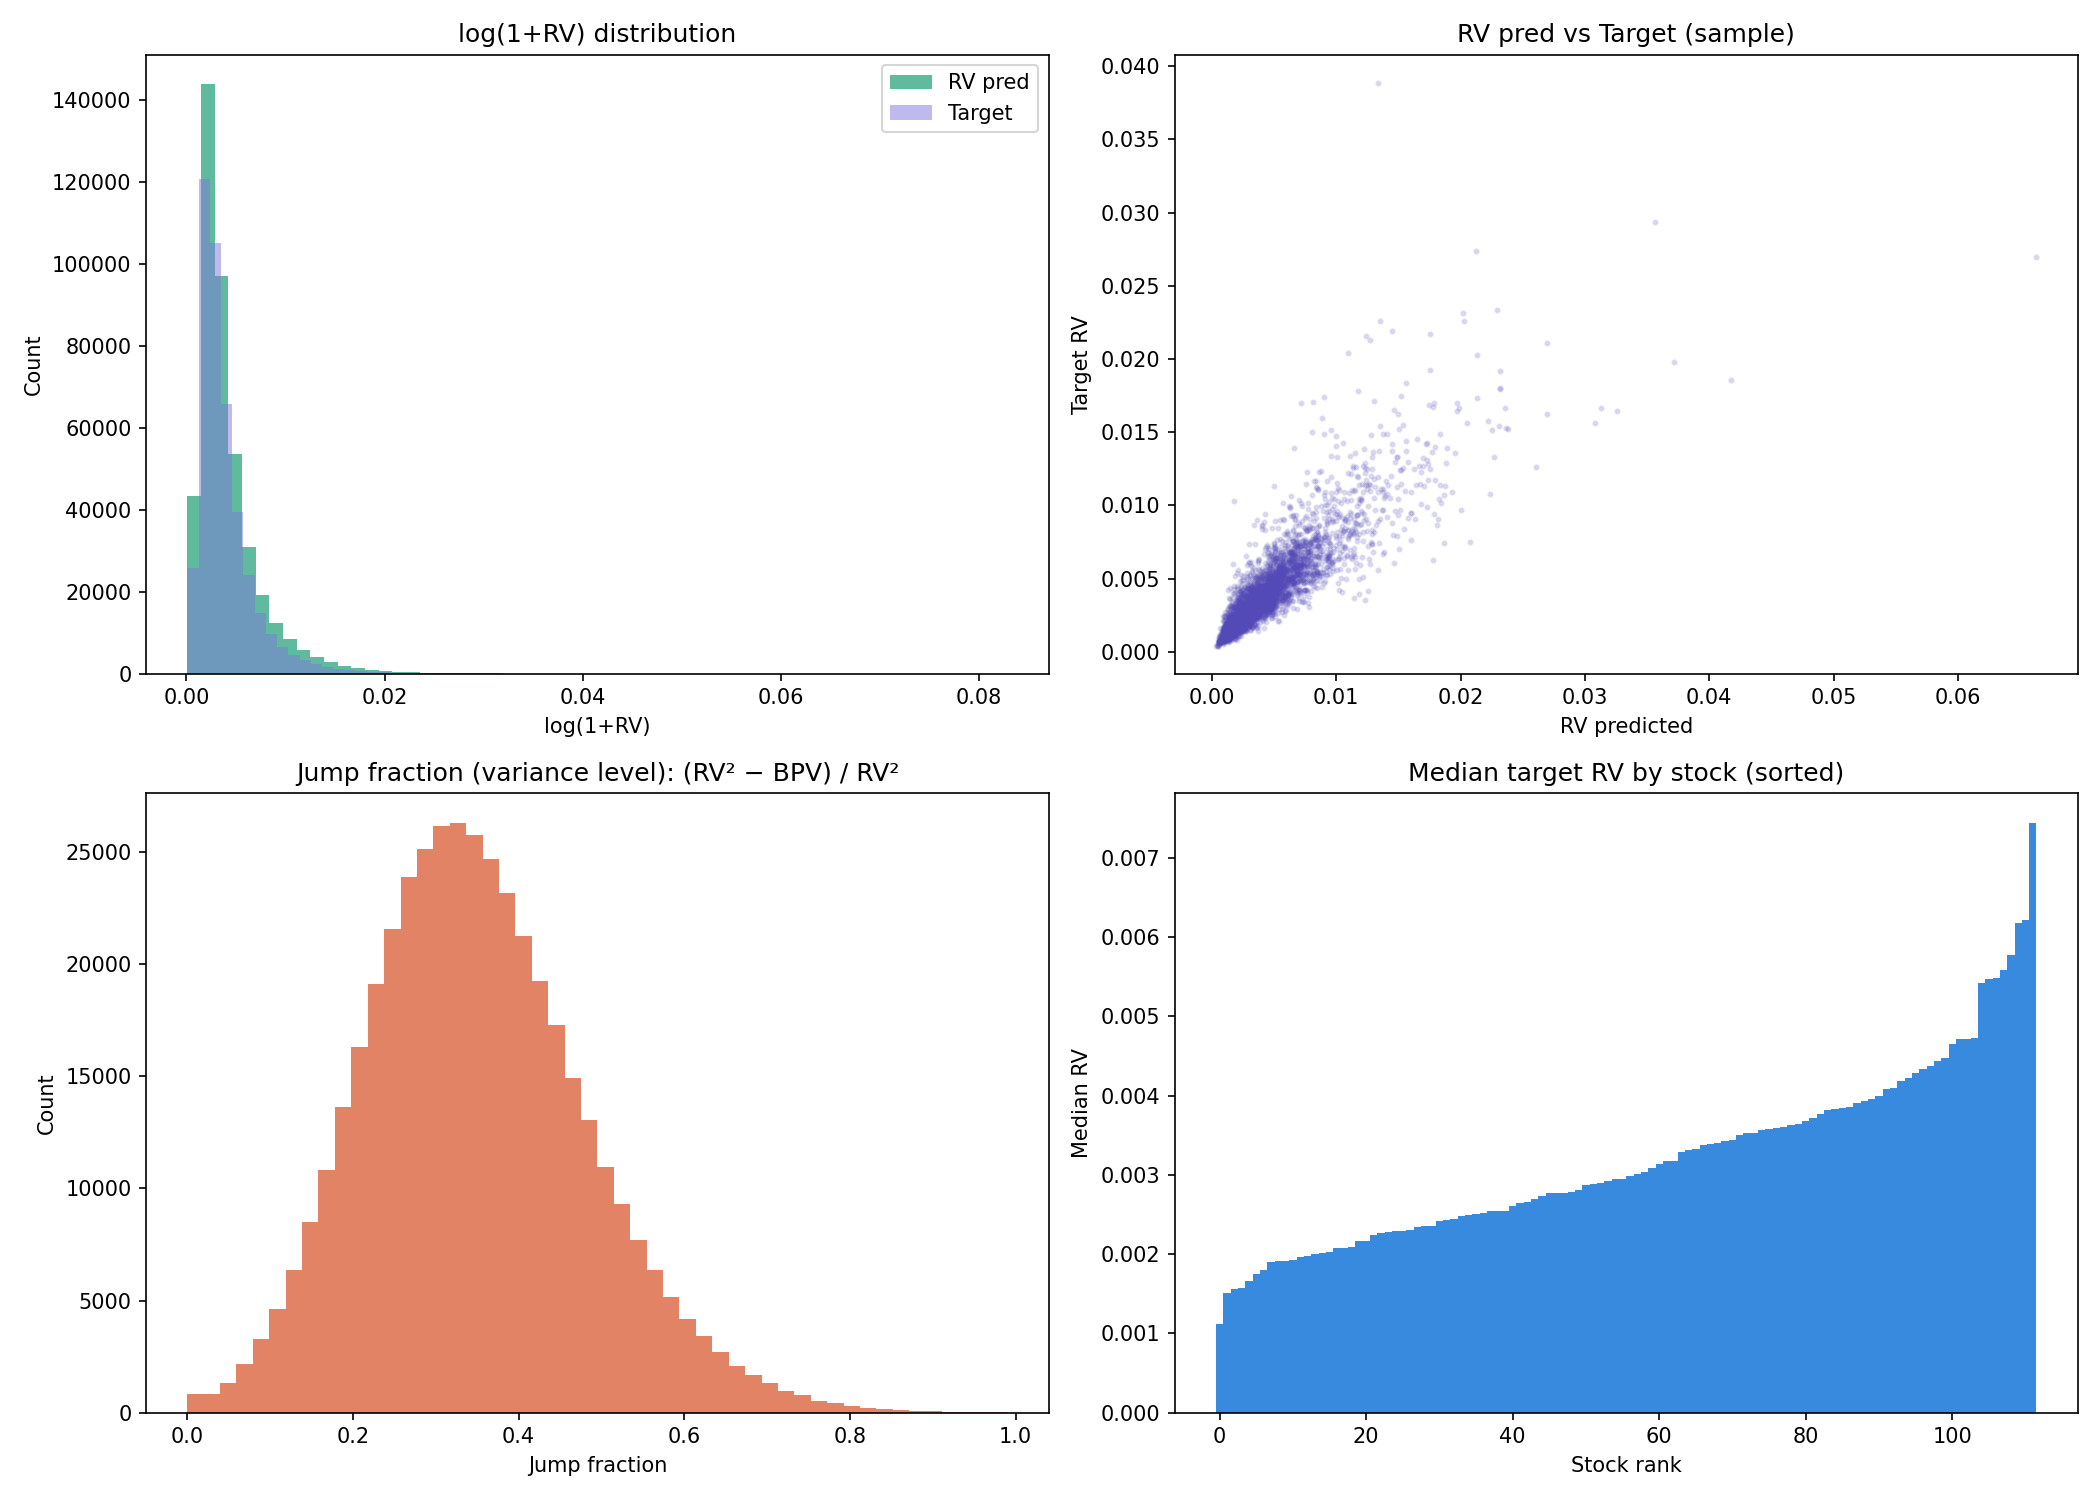

Here is the Python script that generated this plot:
import pandas as pd
import numpy as np
import matplotlib.pyplot as plt
import matplotlib.gridspec as gridspec
from pathlib import Path

# ── 0. 路径配置 ──────────────────────────────────────────────
DATA_DIR = Path("/Users/tianyueshao/Optiver_project/optiver-realized-volatility-prediction")

# ── 1. 加载数据 ───────────────────────────────────────────────
print("Loading data...")
book  = pd.read_parquet(DATA_DIR / "book_train.parquet")
trade = pd.read_parquet(DATA_DIR / "trade_train.parquet")
train = pd.read_csv(DATA_DIR / "train.csv")

book["stock_id"]  = book["stock_id"].astype(int)
trade["stock_id"] = trade["stock_id"].astype(int)

print(f"Book:  {book.shape}  | Trade: {trade.shape}  | Train: {train.shape}")
print(book.dtypes)
print(book.head(3))

# ── 2. 核心特征：WAP & log return ─────────────────────────────
def calc_wap(df, level=1):
    bp  = df[f"bid_price{level}"]
    ap  = df[f"ask_price{level}"]
    bs  = df[f"bid_size{level}"]
    as_ = df[f"ask_size{level}"]
    return (bp * as_ + ap * bs) / (bs + as_)

book["wap1"] = calc_wap(book, 1)
book["wap2"] = calc_wap(book, 2)

# 排序后计算 log return
book = book.sort_values(["stock_id", "time_id", "seconds_in_bucket"])
book["log_ret1"] = (
    book.groupby(["stock_id", "time_id"])["wap1"]
    .transform(lambda x: np.log(x).diff())
)
book["log_ret2"] = (
    book.groupby(["stock_id", "time_id"])["wap2"]
    .transform(lambda x: np.log(x).diff())
)

# ── 3. Realized Volatility per bucket ─────────────────────────
def realized_vol(series):
    """RV = sqrt(sum of squared log returns)，跳过 NaN"""
    s = series.dropna()
    return np.sqrt((s ** 2).sum())

rv = (
    book.groupby(["stock_id", "time_id"])["log_ret1"]
    .apply(realized_vol)
    .reset_index(name="rv_pred")
)

# 合并 target
rv = rv.merge(train, on=["stock_id", "time_id"])
print(f"\nRV vs Target correlation: {rv['rv_pred'].corr(rv['target']):.4f}")

# ── 4. Order Book Imbalance (OBI) ──────────────────────────────
book["obi1"]    = (book["bid_size1"] - book["ask_size1"]) / \
                  (book["bid_size1"] + book["ask_size1"])
book["spread1"] = book["ask_price1"] - book["bid_price1"]

obi_features = (
    book.groupby(["stock_id", "time_id"])
    .agg(
        obi_mean   = ("obi1",    "mean"),
        obi_std    = ("obi1",    "std"),
        spread_mean= ("spread1", "mean"),
        spread_std = ("spread1", "std"),
    )
    .reset_index()
)

# ── 5. Bipower Variation（修复版）────────────────────────────
# 关键修复：
#   RV²  = Σ r²          （variance 量纲）
#   BPV  = π/2 * Σ|r_i||r_{i+1}|  （同为 variance 量纲）
#   Jump = max(RV² - BPV, 0)  → 再开根号得到 vol 量纲
#   Jump fraction = Jump_var / RV²  （在 variance 层面比较，避免量纲错误）

def bipower_var(series):
    """BPV = (π/2) * Σ |r_i| * |r_{i+1}|，与 RV² 同量纲"""
    r = series.dropna().values
    if len(r) < 2:
        return np.nan
    return (np.pi / 2) * np.sum(np.abs(r[:-1]) * np.abs(r[1:]))

bpv = (
    book.groupby(["stock_id", "time_id"])["log_ret1"]
    .apply(bipower_var)
    .reset_index(name="bpv")
)

rv = rv.merge(bpv, on=["stock_id", "time_id"], how="left")
rv["bpv"] = rv["bpv"].fillna(0)

# 在 variance 层面做差，再开根号
rv["rv2"]       = rv["rv_pred"] ** 2
rv["jump_var"]  = np.maximum(rv["rv2"] - rv["bpv"], 0)
rv["jump_sqrt"] = np.sqrt(rv["jump_var"])           # vol 量纲的 jump
rv["jump_frac"] = np.where(
    rv["rv2"] > 0,
    rv["jump_var"] / rv["rv2"],                     # variance 层面的占比
    0
)

print(f"\nJump fraction (mean): {rv['jump_frac'].mean():.3f}")
# 修复后应在 0.05 ~ 0.15 之间

# ── 6. Trade 侧特征（修复版）────────────────────────────────
# 修复：先排序，price_vol 单独计算保证顺序正确
trade = trade.sort_values(["stock_id", "time_id", "seconds_in_bucket"])

trade_features = (
    trade.groupby(["stock_id", "time_id"])
    .agg(
        trade_count     = ("order_count", "sum"),
        trade_size_mean = ("size",        "mean"),
        trade_size_std  = ("size",        "std"),
    )
    .reset_index()
)

# price_vol 单独算，确保 diff() 顺序正确
price_vol = (
    trade.groupby(["stock_id", "time_id"])["price"]
    .apply(lambda x: np.log(x).diff().std())
    .reset_index(name="price_vol")
)

trade_features = trade_features.merge(price_vol, on=["stock_id", "time_id"])

# ── 7. 合并全部特征 ───────────────────────────────────────────
features = (
    rv
    .merge(obi_features,   on=["stock_id", "time_id"], how="left")
    .merge(trade_features, on=["stock_id", "time_id"], how="left")
)

print(f"\nFeature table shape: {features.shape}")
print(features.describe())

# ── 8. EDA 可视化 ─────────────────────────────────────────────
fig = plt.figure(figsize=(14, 10))
gs  = gridspec.GridSpec(2, 2, figure=fig)

# 8a. RV 分布
ax1 = fig.add_subplot(gs[0, 0])
ax1.hist(np.log1p(rv["rv_pred"]), bins=60, color="#1D9E75", alpha=0.7, label="RV pred")
ax1.hist(np.log1p(rv["target"]),  bins=60, color="#7F77DD", alpha=0.5, label="Target")
ax1.set_title("log(1+RV) distribution")
ax1.set_xlabel("log(1+RV)")
ax1.set_ylabel("Count")
ax1.legend()

# 8b. RV pred vs target scatter
ax2 = fig.add_subplot(gs[0, 1])
sample = rv.sample(min(5000, len(rv)), random_state=42)
ax2.scatter(sample["rv_pred"], sample["target"], alpha=0.15, s=4, color="#534AB7")
ax2.set_xlabel("RV predicted")
ax2.set_ylabel("Target RV")
ax2.set_title("RV pred vs Target (sample)")

# 8c. Jump fraction distribution（修复后应集中在 0~0.3）
ax3 = fig.add_subplot(gs[1, 0])
ax3.hist(rv["jump_frac"].clip(0, 1), bins=50, color="#D85A30", alpha=0.75)
ax3.set_title("Jump fraction (variance level): (RV² − BPV) / RV²")
ax3.set_xlabel("Jump fraction")
ax3.set_ylabel("Count")

# 8d. Vol per stock
ax4 = fig.add_subplot(gs[1, 1])
stock_rv = rv.groupby("stock_id")["target"].median().sort_values()
ax4.bar(range(len(stock_rv)), stock_rv.values, color="#378ADD", width=1.0)
ax4.set_title("Median target RV by stock (sorted)")
ax4.set_xlabel("Stock rank")
ax4.set_ylabel("Median RV")

plt.tight_layout()
plt.savefig("phase1_eda.png", dpi=150)
print("\nSaved: phase1_eda.png")

# ── 9. 保存特征表 ─────────────────────────────────────────────
features.to_parquet("features_phase1.parquet", index=False)
print("Saved: features_phase1.parquet")
